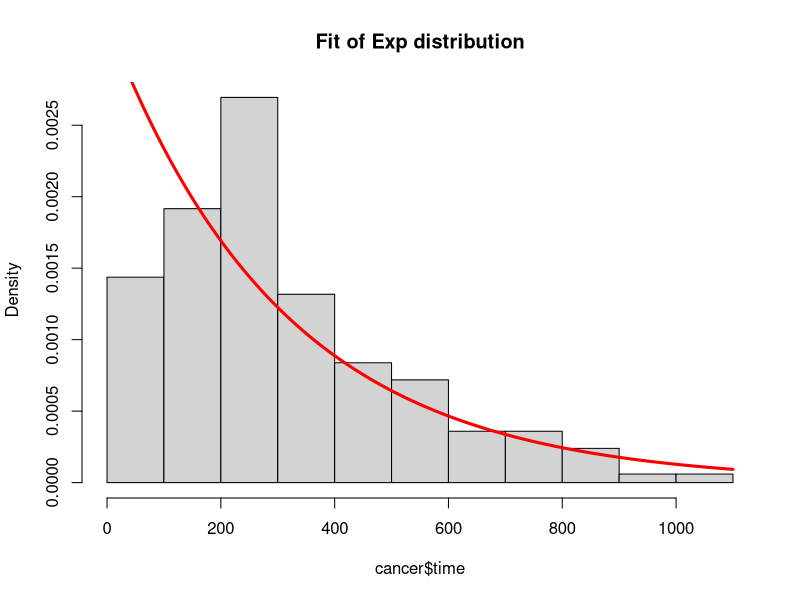
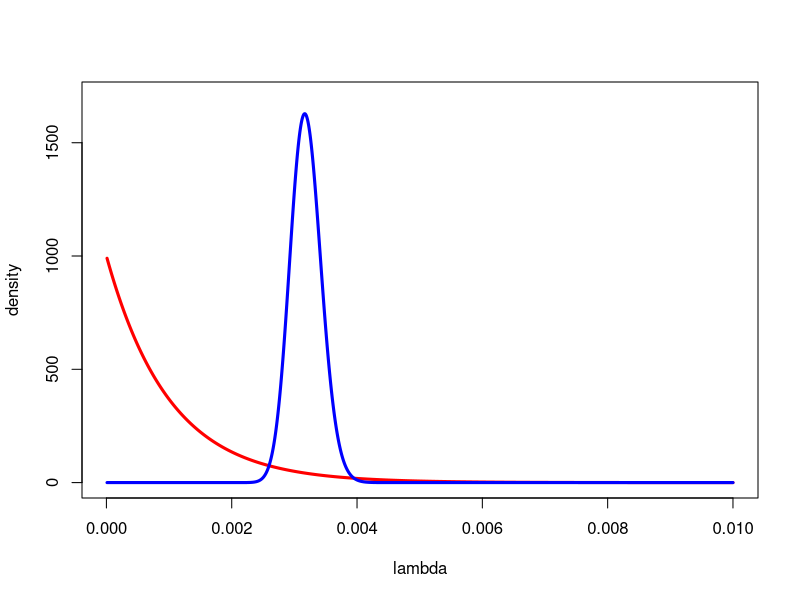
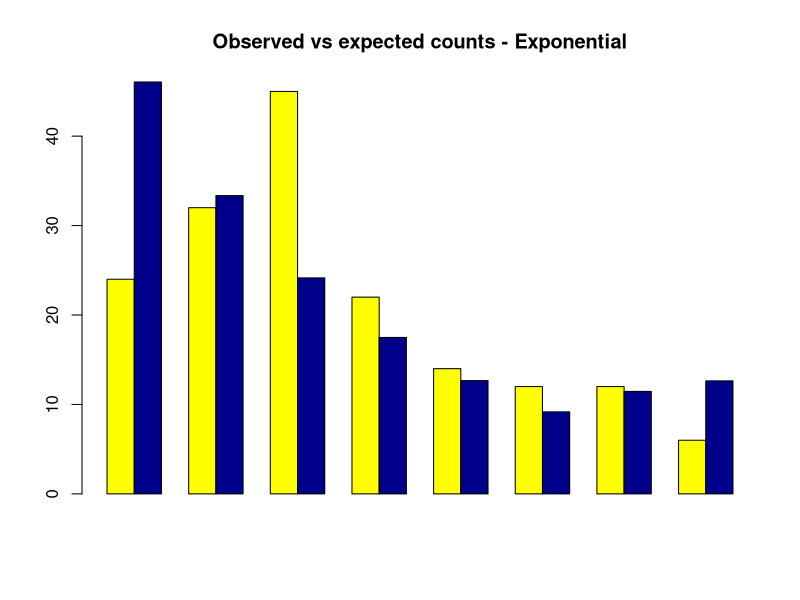
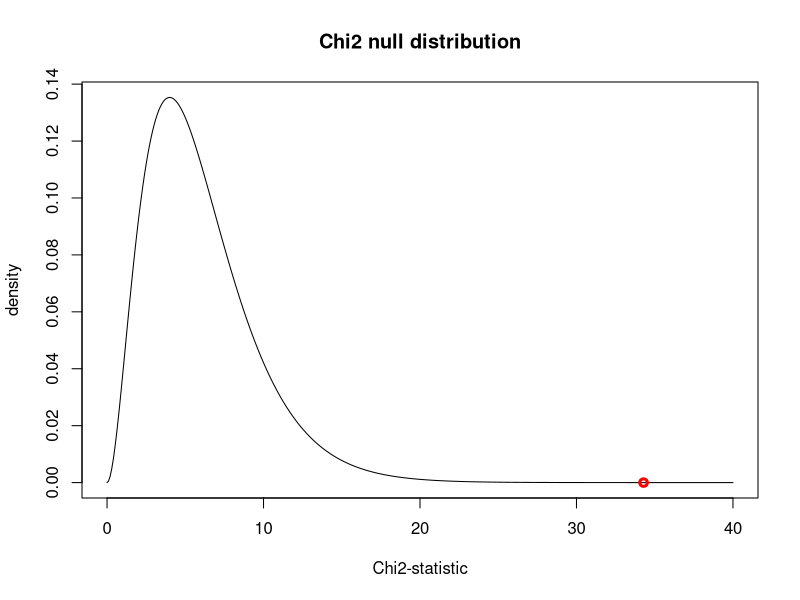
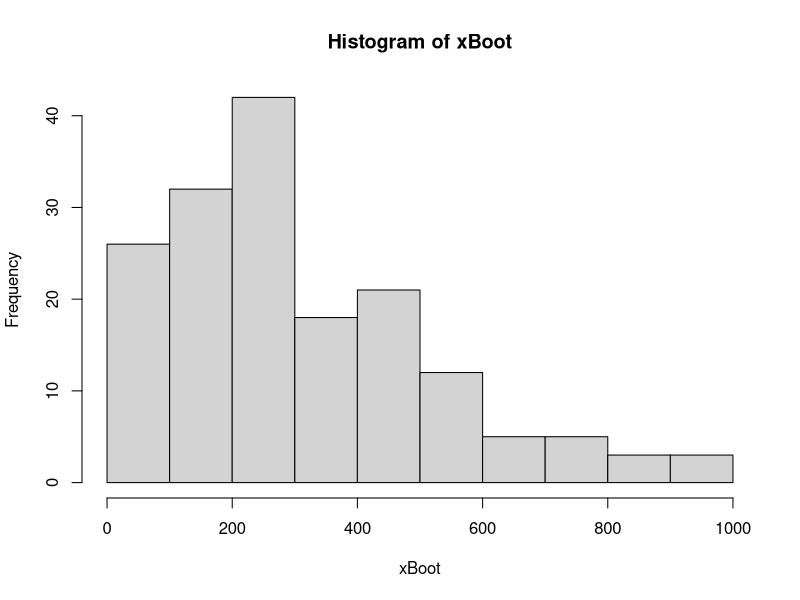
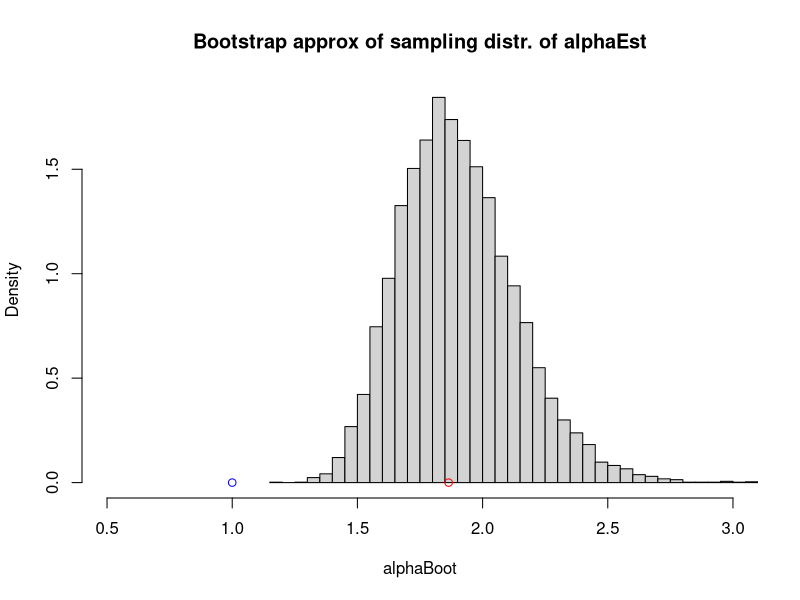

Source code (R) for these figures, in order: (Note: this script raises an error after producing the figures.)
# Analysis of 

#install.packages('survival') # Uncomment if you this the first time you use this package.
library(survival)
data(cancer) # Loading cancer data
?cancer      # Read up on what the data is all about
cancer <- cancer[complete.cases(cancer),] # Remove the observations (rows) with at least one missing observation
n <- dim(cancer)[1] # Number of observations


# fit an exponential distribution
hist(cancer$time, freq=FALSE, main = 'Fit of Exp distribution')
lambdaEstExp <- 1/mean(cancer$time) # Maximum likelihood estimate
lines(0:1100,dexp(0:1100,lambdaEstExp),col="red",lwd=3)

# Bayesian inference in the exponential model
alphaPrior <- 1
betaPrior <- 1000
lambdaGrid <- seq(0.00001,0.01,length = 10000)
postMean <- (n+alphaPrior)/(n*mean(cancer$time) +betaPrior)
plot(lambdaGrid,dgamma(lambdaGrid, alphaPrior,betaPrior), ylim = c(0,1700), 
     type = "l", col = "red", lwd=3, xlab='lambda', ylab = "density")
lines(lambdaGrid,dgamma(lambdaGrid, alphaPrior + n,betaPrior + n*mean(cancer$time)), lwd=3, col = "blue")

# Chi2 goodness of fit for exponential
ProbsModel = diff(c(0,pexp(seq(100,900,by=100),lambdaEstExp),1))
ExpectedCounts = n*ProbsModel # Oops, some expected counts < 5. No good. Merging group 7-8 and 9-10
ExpectedCounts   # Oops, some expected counts < 5. No good. Merging group 7-8 and 9-10

ProbsModel = diff(c(0,pexp(c(100,200,300,400,500,600,800),lambdaEstExp),1))
ExpectedCounts = n*ProbsModel
ExpectedCounts   # All good now (>5 for each class)!

bins = c(0,100,200,300,400,500,600,800,Inf)
ObservedCounts <- rep(0,length(bins)-1)
for (i in 1:length(bins)-1){
  ObservedCounts[i] <- sum(cancer$time>bins[i] &  cancer$time<=bins[i+1])
}
ObservedCounts
ExpectedCounts
barplot(rbind(ObservedCounts,ExpectedCounts), beside = TRUE, 
        col = c("yellow", "darkblue"), main = "Observed vs expected counts - Exponential")

Chi2 <- sum(((ObservedCounts - ExpectedCounts)^2)/ExpectedCounts)
Df = length(ExpectedCounts) - 2 # N - d - 1, where d=1 is the number of estimate model parameters
pValue <- pchisq(Chi2, df = Df, lower.tail = FALSE)
c(Chi2,Df)
pValue

plot(seq(0,40,by=0.1), dchisq(seq(0,40,by=0.1), df=Df), type ="l", main = 'Chi2 null distribution', 
     xlab = "Chi2-statistic", ylab="density")
points(Chi2,0,col='red', lwd = 3)

# Fit a Gamma by method of moments
m1 = mean(cancer$time) # EX = alpha/lambda
m2Central = (n-1)*var(cancer$time)/n  # Var(X) = alpha/lambda^2
alphaEstMom <- m1^2/m2Central   
lambdaEstMom <- m1/m2Central
c(alphaEstMom,lambdaEstMom)

# Fit Gamma by ML
LogLik <- function(theta,x){
  logL <- sum(dgamma(x,exp(theta[1]),exp(theta[2]), log = TRUE))
  return(logL)
}
initPar <- c(log(alphaEstMom),log(lambdaEstMom)) # Initial values from moment estimators
optimResults <- optim(initPar, LogLik, gr = NULL, x = cancer$time, control=list(fnscale=-1))
MLest <- exp(optimResults$par)
alphaEstML <- MLest[1]
lambdaEstML <- MLest[2]

# Testing exponential (alpha=1) vs gamma model
# H0: alpha = 1
# HA: alpha ~= 1
# Bootstrap
Nboot <- 10000 # Number of bootstrap replicates
alphaBoot <- rep(0,Nboot)
xBoot <- sample(cancer$time, size = n, replace = TRUE); # Just to see what we actually end up with
hist(xBoot) 
for (i in 1:Nboot){
  xBoot <- sample(cancer$time, size = n, replace = TRUE)
  optimResults <- optim(initPar, LogLik, gr = NULL, x = xBoot, control=list(fnscale=-1))
  MLest <- exp(optimResults$par)
  alphaBoot[i] <- MLest[1]
}
hist(alphaBoot, 30, xlim = c(0.5,3), main = "Bootstrap approx of sampling distr. of alphaEst", freq = FALSE)
points(alphaEstML,0,col='red')
points(1,0,col='blue')
sdAlphaBoot <- sd(alphaBoot)
Test <- (alphaEst - 1)/sdAlphaBoot
pValueAlphaTest <- pnorm(abs(Test), lower.tail = FALSE)
ppValueAlphaTest # Reject!

# 95 K.I. för alpha
alphaLevel = 0.05;
zAlphaHalf <- qnorm(alphaLevel/2, lower.tail = FALSE)
c(alphaEstML - zAlphaHalf*sdAlphaBoot,alphaEstML + zAlphaHalf*sdAlphaBoot) # Normal approx
quantile(alphaBoot, probs = c(alphaLevel/2,1-alphaLevel/2)) # Bootstrap

# fit an gamma distribution
hist(cancer$time, freq=FALSE)
lines(0:1100,dexp(0:1100,lambdaEstExp),col="blue",lwd=3)
lines(0:1100,dgamma(0:1100,alphaEstMom,lambdaEstMom),col="red",lwd=3)
lines(0:1100,dgamma(0:1100,alphaEstML,lambdaEstML),col="green",lwd=3)
title('Fit of Exp and Gamma distribution')

# Chi-square goodness of fit test for the gamma model
ProbsModel = diff(c(0,pgamma(c(100,200,300,400,500,600,800),MLest[1],MLest[2]),1))
ExpectedCounts = n*ProbsModel
Chi2 <- sum(((ObservedCounts - ExpectedCounts)^2)/ExpectedCounts)
Df = length(ExpectedCounts) - 3 # N - d - 1, where d=2 is the number of estimate model parameters
pValue <- pchisq(Chi2, df = Df, lower.tail = FALSE)
Chi2
pValue
plot(seq(0,40,by=0.1),dchisq(seq(0,40,by=0.1),df=Df), type ="l", lwd = 3, main = 'Chi2 null distribution', 
     xlab = "Chi2-statistic", ylab="density")
points(Chi2,0,col='red')


# Censoring!
# Fit Gamma by ML with censoring
censored <- (status==1)
LogLik <- function(theta, x, censored){
  logL <- sum(dgamma(x[censored==F], exp(theta[1]), exp(theta[2]), log = TRUE)) +
          sum(pgamma(x[censored==T], exp(theta[1]), exp(theta[2]), log.p = TRUE, lower.tail = FALSE))
  return(logL)
}
initPar <- c(log(alphaEst),log(lambdaEst)) # Initial values from moment estimators
optimResults <- optim(initPar, LogLik, gr = NULL, x = cancer$time, censored = censored, control=list(fnscale=-1))
MLestCensoring <- exp(optimResults$par)
MLestCensoring

# fit an gamma distribution
hist(cancer$time, freq=FALSE)
lines(0:1100,dexp(0:1100,1/mean(cancer$time)),col="blue",lwd=3)
lines(0:1100,dgamma(0:1100,alphaEstMom,lambdaEstMom),col="red",lwd=3)
lines(0:1100,dgamma(0:1100,alphaEstML,alphaEstML),col="green",lwd=3)
lines(0:1100,dgamma(0:1100,MLestCensoring[1],MLestCensoring[2]),col="yellow",lwd=3)
title('Fit of Exp and Gamma distribution')

# Regression survival time explained by age
plot(cancer$age,cancer$time)
lm1 <- lm(time ~ age, data = cancer)
summary(lm1)
abline(lm1)

plot(ph.ecog,time)
lm2 <- lm(time ~ ph.ecog, data = cancer)
summary(lm2)
abline(lm2)

lm3 <- lm(time ~ age + sex + ph.ecog + wt.loss, data = cancer)
summary(lm3)

glm1 <- glm(time ~ age + sex + ph.ecog + wt.loss, family = Gamma, data = cancer)
summary(glm1)

# Survival regression. Exponentially distributed survival time. 
# Censoring is accounted for.
survival1 <- survreg(Surv(time, status) ~ age + sex + ph.ecog + wt.loss, 
                     data = cancer, dist="exponential")
summary(survival1)


